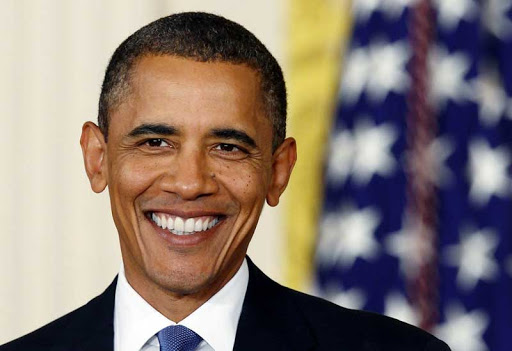
#> input picture facial_detect/sample.jpg, 512 x 351 px, given in place of the camera
$ python get_blue2.py
#> lines starting #> are read from the running program, lines starting #| are printed output that depends on the picture; after the words box and inside, x2 and y2 are one past the last pixel; in counts of white or black regions, pixels touching at a corner belong together
import cv2
import numpy as np
import serial
import time
def main(args=None):
    global pan; global _pan; global tilt; global _tilt;
    send_pan(75)
    send_tilt(75)

cap = cv2.VideoCapture(1)


while(1):
    ret, frame = cap.read()     #  read camera frame
#> frame is the input picture: shape (351, 512, 3); mean B, G, R 115.3, 122.2, 136.1

    hsv = cv2.cvtColor(frame, cv2.COLOR_BGR2HSV)    # Convert from BGR to HSV
#> hsv: shape (351, 512, 3); mean H, S, V 59.9, 100.5, 147.3

    # define range of blue color in HSV
    lower_blue = np.array([100,100,120])          # range of blue
    upper_blue = np.array([150,255,255])

    lower_green = np.array([50, 150, 50])        # range of green
    upper_green = np.array([80, 255, 255])

    lower_red = np.array([150, 50, 50])        # range of red
    upper_red = np.array([180, 255, 255])

    # Threshold the HSV image to get only blue colors
    mask = cv2.inRange(hsv, lower_blue, upper_blue)     # color range of blue
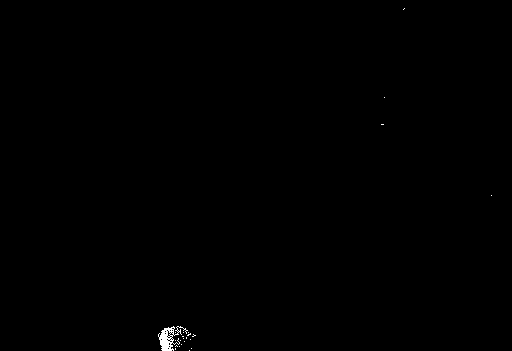
#> mask: shape (351, 512); 0.19% white; 23 white regions (22 under 20 px), largest, box (x1, y1, x2, y2) and area: (158, 326, 188, 351) 304
    mask1 = cv2.inRange(hsv, lower_green, upper_green)  # color range of green
#> mask1: shape (351, 512); every value is 0
    mask2 = cv2.inRange(hsv, lower_red, upper_red)      # color range of red
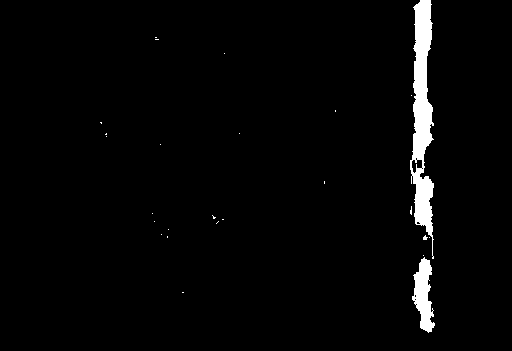
#> mask2: shape (351, 512); 2.5% white; 26 white regions (24 under 20 px)

    # Bitwise-AND mask and original image
    res1 = cv2.bitwise_and(frame, frame, mask=mask)      # apply blue mask
    res = cv2.bitwise_and(frame, frame, mask=mask1)    # apply green mask
#> res: shape (351, 512, 3); every value is 0
    res2 = cv2.bitwise_and(frame, frame, mask=mask2)    # apply red mask
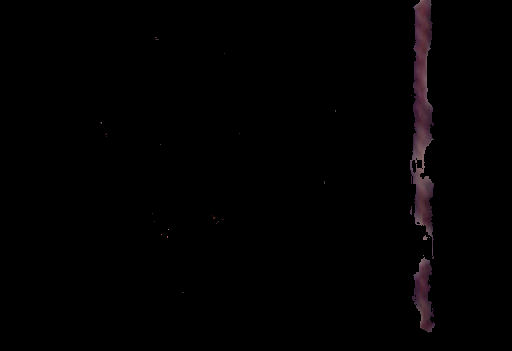
#> res2: shape (351, 512, 3); mean B, G, R 1.7, 1.3, 2.1

    gray = cv2.cvtColor(res1, cv2.COLOR_BGR2GRAY)
    _, bin = cv2.threshold(gray, 30, 255, cv2.THRESH_BINARY)

    contours, _ = cv2.findContours(bin, cv2.RETR_EXTERNAL, cv2.CHAIN_APPROX_SIMPLE)
#> contours = 23 contours, 22 with area under 20; largest, box (x1, y1, x2, y2) and area: (158, 326, 188, 351) 259

    largest_contour = None
    largest_area = 0

    COLOR = (0, 255, 0)
    for cnt in contours:                # find largest blue object
        area = cv2.contourArea(cnt)
        if area > largest_area:
            largest_area = area
            largest_contour = cnt
#> this loop made 23 passes
#> (area, largest_area) on pass 19: (259, 259)
#> after the loop, largest_area = 259; largest_contour = contour of 124 points, box (x1, y1, x2, y2) (158, 326, 188, 351), area 259

     # draw bounding box with green line
    if largest_contour is not None:
        #area = cv2.contourArea(cnt)
        if largest_area > 500:  # draw only larger than 500
            x, y, width, height = cv2.boundingRect(largest_contour)
            cv2.rectangle(frame, (x, y), (x + width, y + height), COLOR, 2)
            center_x = x + width//2
            center_y = y + height//2
            print("center: ( %s, %s )"%(center_x, center_y))
    cv2.imshow("VideoFrame",frame)       # show original frame
    #cv2.imshow('Blue', res)           # show applied blue mask
    #cv2.imshow('Green', res1)          # show appliedgreen mask
    #cv2.imshow('red', res2)          # show applied red mask

    k = cv2.waitKey(5) & 0xFF
#> (key Esc is pressed here)

    if k == 27:
        break


cap.release()
cv2.destroyAllWindows()
